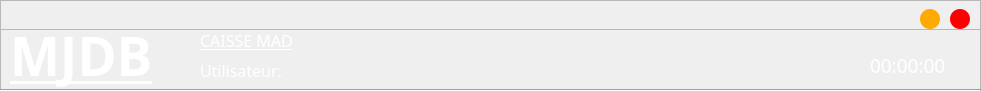
   <widget class="QFrame" name="frame">
    <property name="geometry">
     <rect>
      <x>0</x>
      <y>0</y>
      <width>981</width>
      <height>91</height>
     </rect>
    </property>
    <property name="frameShape">
     <enum>QFrame::StyledPanel</enum>
    </property>
    <property name="frameShadow">
     <enum>QFrame::Raised</enum>
    </property>
    <widget class="QLabel" name="user">
     <property name="geometry">
      <rect>
       <x>300</x>
       <y>60</y>
       <width>131</width>
       <height>21</height>
      </rect>
     </property>
     <property name="font">
      <font>
       <family>Mongolian Baiti</family>
       <pointsize>12</pointsize>
      </font>
     </property>
     <property name="styleSheet">
      <string notr="true">color: rgb(255, 255, 255);</string>
     </property>
     <property name="text">
      <string/>
     </property>
    </widget>
    <widget class="QLabel" name="date">
     <property name="geometry">
      <rect>
       <x>710</x>
       <y>50</y>
       <width>141</width>
       <height>31</height>
      </rect>
     </property>
     <property name="font">
      <font>
       <family>Mongolian Baiti</family>
       <pointsize>14</pointsize>
      </font>
     </property>
     <property name="styleSheet">
      <string notr="true">color: rgb(255, 255, 255);</string>
     </property>
     <property name="text">
      <string/>
     </property>
    </widget>
    <widget class="QLabel" name="label_5">
     <property name="geometry">
      <rect>
       <x>200</x>
       <y>60</y>
       <width>101</width>
       <height>20</height>
      </rect>
     </property>
     <property name="font">
      <font>
       <family>Mongolian Baiti</family>
       <pointsize>12</pointsize>
      </font>
     </property>
     <property name="styleSheet">
      <string notr="true">color: rgb(255, 255, 255);</string>
     </property>
     <property name="text">
      <string>Utilisateur:</string>
     </property>
    </widget>
    <widget class="QLabel" name="time">
     <property name="geometry">
      <rect>
       <x>870</x>
       <y>50</y>
       <width>111</width>
       <height>31</height>
      </rect>
     </property>
     <property name="font">
      <font>
       <family>Mongolian Baiti</family>
       <pointsize>14</pointsize>
      </font>
     </property>
     <property name="styleSheet">
      <string notr="true">color: rgb(255, 255, 255);</string>
     </property>
     <property name="text">
      <string>00:00:00</string>
     </property>
    </widget>
    <widget class="QLabel" name="label_9">
     <property name="geometry">
      <rect>
       <x>200</x>
       <y>20</y>
       <width>181</width>
       <height>41</height>
      </rect>
     </property>
     <property name="font">
      <font>
       <family>Mongolian Baiti</family>
       <pointsize>12</pointsize>
       <weight>50</weight>
       <italic>false</italic>
       <bold>false</bold>
       <underline>true</underline>
      </font>
     </property>
     <property name="styleSheet">
      <string notr="true">color: rgb(255, 255, 255);</string>
     </property>
     <property name="text">
      <string>CAISSE MAD</string>
     </property>
    </widget>
    <widget class="QLabel" name="label_3">
     <property name="geometry">
      <rect>
       <x>10</x>
       <y>20</y>
       <width>211</width>
       <height>71</height>
      </rect>
     </property>
     <property name="font">
      <font>
       <family>Mongolian Baiti</family>
       <pointsize>40</pointsize>
       <weight>75</weight>
       <bold>true</bold>
       <underline>true</underline>
      </font>
     </property>
     <property name="styleSheet">
      <string>color: rgb(255, 255, 255);</string>
     </property>
     <property name="text">
      <string>MJDB</string>
     </property>
    </widget>
    <widget class="QFrame" name="title_bar">
     <property name="geometry">
      <rect>
       <x>0</x>
       <y>-1</y>
       <width>981</width>
       <height>31</height>
      </rect>
     </property>
     <property name="frameShape">
      <enum>QFrame::StyledPanel</enum>
     </property>
     <property name="frameShadow">
      <enum>QFrame::Raised</enum>
     </property>
     <widget class="QPushButton" name="mini">
      <property name="geometry">
       <rect>
        <x>920</x>
        <y>10</y>
        <width>20</width>
        <height>20</height>
       </rect>
      </property>
      <property name="font">
       <font>
        <pointsize>22</pointsize>
        <weight>75</weight>
        <bold>true</bold>
       </font>
      </property>
      <property name="styleSheet">
       <string notr="true">QPushButton{
	border:none;
	border-radius:10px;
	background-color: rgb(255, 170, 0);
}

QPushButton:hover{
	background-color: rgb(206, 137, 0);
}</string>
      </property>
      <property name="text">
       <string/>
      </property>
     </widget>
     <widget class="QPushButton" name="close_btn">
      <property name="geometry">
       <rect>
        <x>950</x>
        <y>10</y>
        <width>20</width>
        <height>20</height>
       </rect>
      </property>
      <property name="font">
       <font>
        <pointsize>11</pointsize>
        <weight>75</weight>
        <bold>true</bold>
       </font>
      </property>
      <property name="styleSheet">
       <string notr="true">QPushButton{
	border:none;
	border-radius:10px;
	background-color: rgb(255, 0, 0);
}

QPushButton:hover{
	background-color: rgb(211, 0, 0);
}</string>
      </property>
      <property name="text">
       <string/>
      </property>
     </widget>
    </widget>
    <widget class="Line" name="line_2">
     <property name="geometry">
      <rect>
       <x>0</x>
       <y>80</y>
       <width>981</width>
       <height>20</height>
      </rect>
     </property>
     <property name="orientation">
      <enum>Qt::Horizontal</enum>
     </property>
    </widget>
   </widget>
